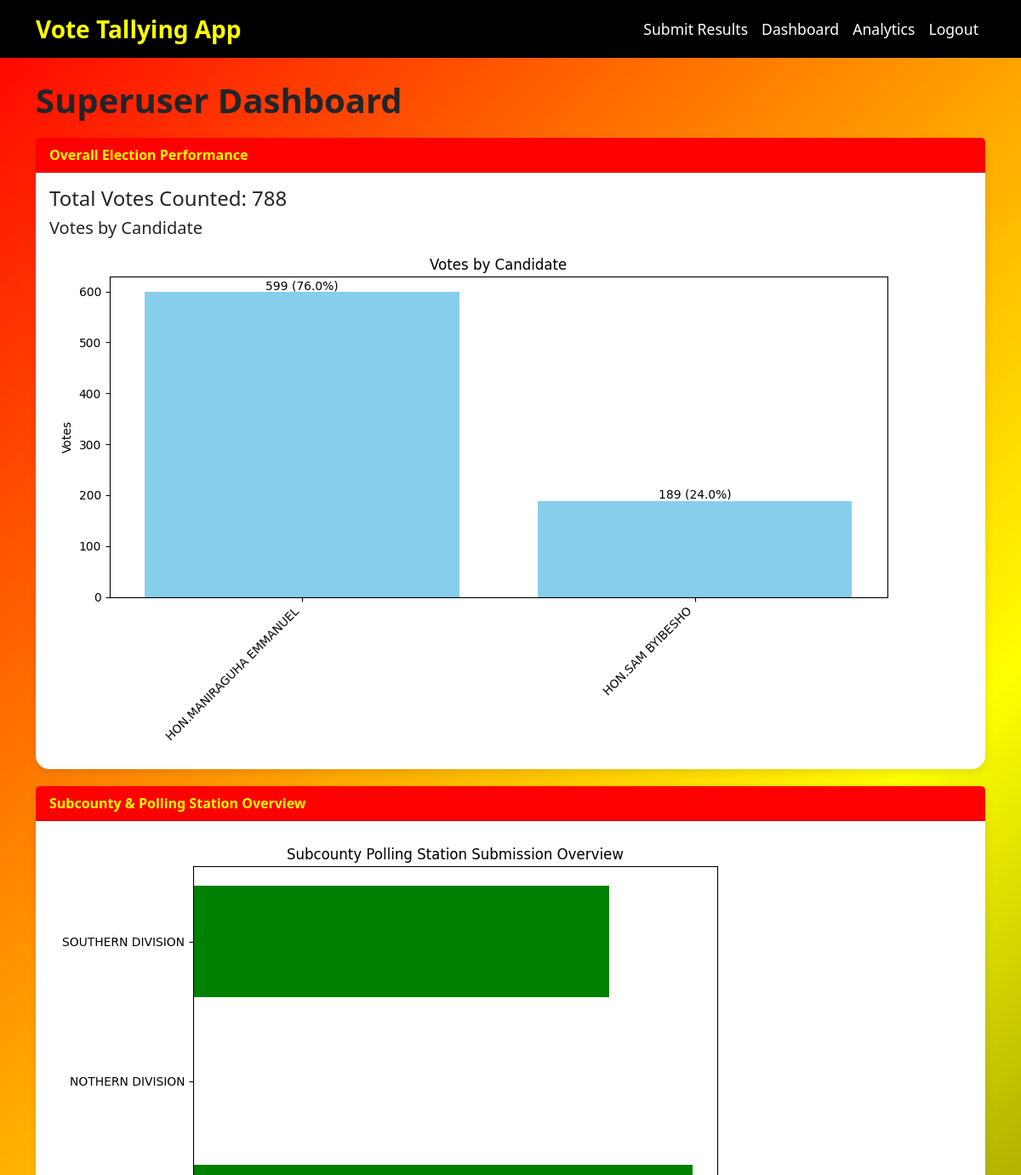
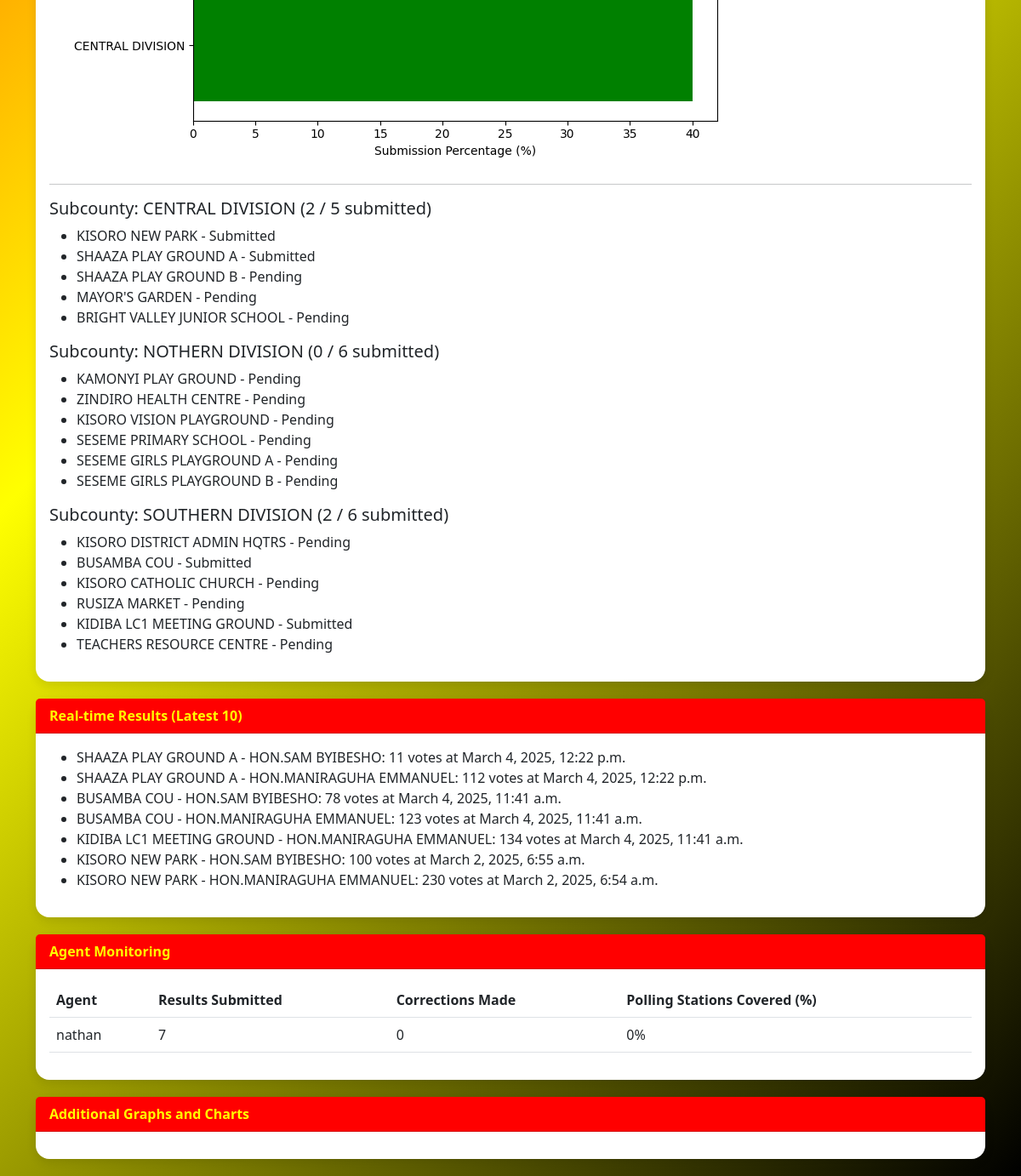
/dashboard/ (signed in), run on the app's committed database (2 pictures, top to bottom).
### tally/models.py (models this page shows, shortened)
class PollingStation(models.Model):
    name = models.CharField(max_length=255)
    subcounty = models.CharField(max_length=100)

class Result(models.Model):
    polling_station = models.ForeignKey(PollingStation, on_delete=models.CASCADE)
    candidate = models.ForeignKey(Candidate, on_delete=models.CASCADE)
    votes = models.IntegerField()
    agent = models.ForeignKey(User, on_delete=models.CASCADE)
    timestamp = models.DateTimeField(auto_now_add=True)

class Candidate(models.Model):
    name = models.CharField(max_length=255)
    position = models.ForeignKey(ElectionPosition, on_delete=models.CASCADE)
    photo = models.ImageField(upload_to='candidates_photos/')

class User(AbstractUser):
    ROLE_CHOICES = (
        ('superuser', 'Superuser'),
        ('agent', 'Agent'),
    )
    role = models.CharField(max_length=10, choices=ROLE_CHOICES, default='agent')
    subcounty = models.CharField(max_length=100, blank=True, null=True)
    phone_number = models.CharField(max_length=15, blank=True, null=True)
    address = models.TextField(blank=True, null=True)
    date_of_birth = models.DateField(blank=True, null=True)
    groups = models.ManyToManyField(
        Group,
        related_name='custom_user_set',  # Unique reverse access name
        blank=True,
    )
    user_permissions = models.ManyToManyField(
        Permission,
        related_name='custom_user_permissions_set',  # Unique reverse access name
        blank=True,
    )

### tally/views.py (the view)
# urls.py: path('dashboard/', dashboard_view, name='dashboard'),
@login_required
def dashboard_view(request):
    candidates_qs = Candidate.objects.all()
    candidate_names = []
    candidate_votes = []
    candidate_photos = []  # For future use if needed
    for candidate in candidates_qs:
        candidate_names.append(candidate.name)
        candidate_photos.append(candidate.photo.url if candidate.photo else '')
        total_candidate_votes = (
            Result.objects.filter(candidate=candidate)
            .aggregate(total=Sum('votes'))['total'] or 0
        )
        candidate_votes.append(total_candidate_votes)
    total_votes = sum(candidate_votes)
    percentages = [round((v / total_votes * 100), 1) if total_votes > 0 else 0 for v in candidate_votes]
    votes_chart_data = {
        'candidates': candidate_names,
        'votes': candidate_votes,
        'percentages': percentages,
        'photos': candidate_photos,
    }
    chart_image = generate_votes_chart_image(votes_chart_data)
    polling_stations = PollingStation.objects.all()
    subcounty_performance = {}
    for ps in polling_stations:
        subcounty = ps.subcounty
        if subcounty not in subcounty_performance:
            subcounty_performance[subcounty] = {'total': 0, 'submitted': 0, 'results': []}
        subcounty_performance[subcounty]['total'] += 1
        if Result.objects.filter(polling_station=ps).exists():
            subcounty_performance[subcounty]['submitted'] += 1
        subcounty_performance[subcounty]['results'].append({
            'name': ps.name,
            'status': 'Submitted' if Result.objects.filter(polling_station=ps).exists() else 'Pending'
        })
    subcounty_chart_image = generate_subcounty_chart_image(subcounty_performance)
    latest_results = Result.objects.order_by('-timestamp')[:10]
    agents = User.objects.filter(role='agent')
    agent_stats = []
    for agent in agents:
        submitted_count = Result.objects.filter(agent=agent).count()
        corrections = 0
        total_polling = PollingStation.objects.filter(subcounty=agent.subcounty).count() if agent.subcounty else 0
        polling_with_results = Result.objects.filter(agent=agent).values('polling_station').distinct().count()
        coverage = (polling_with_results / total_polling * 100) if total_polling > 0 else 0
        agent_stats.append({
            'agent': agent.username,
            'submitted': submitted_count,
            'corrections': corrections,
            'coverage': round(coverage, 1)
        })
    context = {
        'total_votes': total_votes,
        'chart_image': chart_image,
        'subcounty_chart_image': subcounty_chart_image,
        'latest_results': latest_results,
        'agent_stats': agent_stats,
        'subcounty_performance': subcounty_performance,
    }
    return render(request, "dashboard.html", context)

### tally/templates/dashboard.html (shortened to what this page needs)
<!DOCTYPE html>
<html lang="en">
<head>
  <link rel="stylesheet" href="https://cdn.jsdelivr.net/npm/bootstrap@5.3.0/dist/css/bootstrap.min.css">
</head>
<body>
  <nav class="navbar navbar-expand-lg navbar-dark fixed-top">
    <div class="container">
      <a class="navbar-brand" href="{% url 'home' %}">Vote Tallying App</a>
      <div class="collapse navbar-collapse" id="navbarNav">
         <ul class="navbar-nav ms-auto">
            <li class="nav-item">
              <a class="nav-link" href="{% url 'submit_results' %}">Submit Results</a>
            </li>
            <li class="nav-item">
              <a class="nav-link" href="{% url 'dashboard' %}">Dashboard</a>
            </li>
            <li class="nav-item">
              <a class="nav-link" href="{% url 'analytics' %}">Analytics</a>
            </li>
            <li class="nav-item">
              <a class="nav-link" href="{% url 'logout' %}">Logout</a>
            </li>
         </ul>
      </div>
    </div>
  </nav>
  <div class="container mt-4">
    <h1>Superuser Dashboard</h1>
    <div class="card">
      <div class="card-header">Overall Election Performance</div>
      <div class="card-body">
        <h4>Total Votes Counted: {{ total_votes }}</h4>
        <h5>Votes by Candidate</h5>
        <img alt="Votes Chart" class="img-fluid">
      </div>
    </div>
    <div class="card">
      <div class="card-header">Subcounty & Polling Station Overview</div>
      <div class="card-body">
        <img alt="Subcounty Overview Chart" class="img-fluid">
        <hr>
        {% for subcounty, data in subcounty_performance.items %}
          <h5>Subcounty: {{ subcounty }} ({{ data.submitted }} / {{ data.total }} submitted)</h5>
          <ul>
            {% for ps in data.results %}
            <li>{{ ps.name }} - {{ ps.status }}</li>
            {% endfor %}
          </ul>
        {% endfor %}
      </div>
    </div>
    <div class="card">
      <div class="card-header">Real-time Results (Latest 10)</div>
      <div class="card-body">
        <ul>
          {% for result in latest_results %}
          <li>{{ result.polling_station.name }} - {{ result.candidate.name }}: {{ result.votes }} votes at {{ result.timestamp }}</li>
          {% endfor %}
        </ul>
      </div>
    </div>
    <div class="card">
      <div class="card-header">Agent Monitoring</div>
      <div class="card-body">
        <table class="table">
          <thead>
            <tr>
              <th>Agent</th>
              <th>Results Submitted</th>
              <th>Corrections Made</th>
              <th>Polling Stations Covered (%)</th>
            </tr>
          </thead>
          <tbody>
            {% for agent in agent_stats %}
            <tr>
              <td>{{ agent.agent }}</td>
              <td>{{ agent.submitted }}</td>
              <td>{{ agent.corrections }}</td>
              <td>{{ agent.coverage }}%</td>
            </tr>
            {% endfor %}
          </tbody>
        </table>
      </div>
    </div>
    <div class="card">
      <div class="card-header">Additional Graphs and Charts</div>
      <div class="card-body">
      </div>
    </div>
  </div>
</body>
</html>

### tally/templates/dashboard.html (style rules this page uses)
body { background: linear-gradient(135deg, #FF0000, #FFFF00, #000000); min-height: 100vh; padding-top: 70px; }
.navbar { background-color: #000000; }
.navbar-brand { font-weight: 700; font-size: 1.75rem; color: #FFFF00 !important; }
.navbar-nav .nav-link { font-size: 1.1rem; color: #FFFFFF !important; }
.card { margin-bottom: 20px; border: none; border-radius: 1rem; box-shadow: 0 4px 12px rgba(0,0,0,0.1); }
.card-header { background-color: #FF0000; color: #FFFF00; font-weight: bold; }
h1 { font-weight: bold; margin-bottom: 20px; }

### data on the page
PollingStation: subcounty_performance "CENTRAL DIVISION", name "KISORO NEW PARK"
PollingStation: name "SHAAZA PLAY GROUND A"
PollingStation: name "SHAAZA PLAY GROUND B"
PollingStation: name "MAYOR'S GARDEN"
PollingStation: name "BRIGHT VALLEY JUNIOR SCHOOL"
PollingStation: subcounty_performance "NOTHERN DIVISION", name "KAMONYI PLAY GROUND"
PollingStation: name "ZINDIRO HEALTH CENTRE"
PollingStation: name "KISORO VISION PLAYGROUND"
PollingStation: name "SESEME PRIMARY SCHOOL"
PollingStation: name "SESEME GIRLS PLAYGROUND A"
PollingStation: name "SESEME GIRLS PLAYGROUND B"
PollingStation: subcounty_performance "SOUTHERN DIVISION", name "KISORO DISTRICT ADMIN HQTRS"
PollingStation: name "BUSAMBA COU"
PollingStation: name "KISORO CATHOLIC CHURCH"
PollingStation: name "RUSIZA MARKET"
PollingStation: name "KIDIBA LC1 MEETING GROUND"
PollingStation: name "TEACHERS RESOURCE CENTRE"
Result: polling_station.name "SHAAZA PLAY GROUND A", candidate.name "HON.SAM BYIBESHO", votes "11", timestamp "March 4, 2025, 12:22 p.m."
Result: polling_station.name "SHAAZA PLAY GROUND A", candidate.name "HON.MANIRAGUHA EMMANUEL", votes "112", timestamp "March 4, 2025, 12:22 p.m."
Result: polling_station.name "BUSAMBA COU", candidate.name "HON.SAM BYIBESHO", votes "78", timestamp "March 4, 2025, 11:41 a.m."
Result: polling_station.name "BUSAMBA COU", candidate.name "HON.MANIRAGUHA EMMANUEL", votes "123", timestamp "March 4, 2025, 11:41 a.m."
Result: polling_station.name "KIDIBA LC1 MEETING GROUND", candidate.name "HON.MANIRAGUHA EMMANUEL", votes "134", timestamp "March 4, 2025, 11:41 a.m."
Result: polling_station.name "KISORO NEW PARK", candidate.name "HON.SAM BYIBESHO", votes "100", timestamp "March 2, 2025, 6:55 a.m."
Result: polling_station.name "KISORO NEW PARK", candidate.name "HON.MANIRAGUHA EMMANUEL", votes "230", timestamp "March 2, 2025, 6:54 a.m."
User: agent "nathan"

### other printed values
{{ total_votes }} "788"
{{ data.submitted }} "2" "0" "2"
{{ data.total }} "5" "6" "6"
{{ ps.status }} "Submitted" "Submitted" "Pending" "Pending" "Pending" "Pending" "Pending" "Pending" "Pending" "Pending" "Pending" "Pending" "Submitted" "Pending" "Pending" "Submitted" "Pending"
{{ agent.submitted }} "7"
{{ agent.corrections }} "0"
{{ agent.coverage }} "0"
